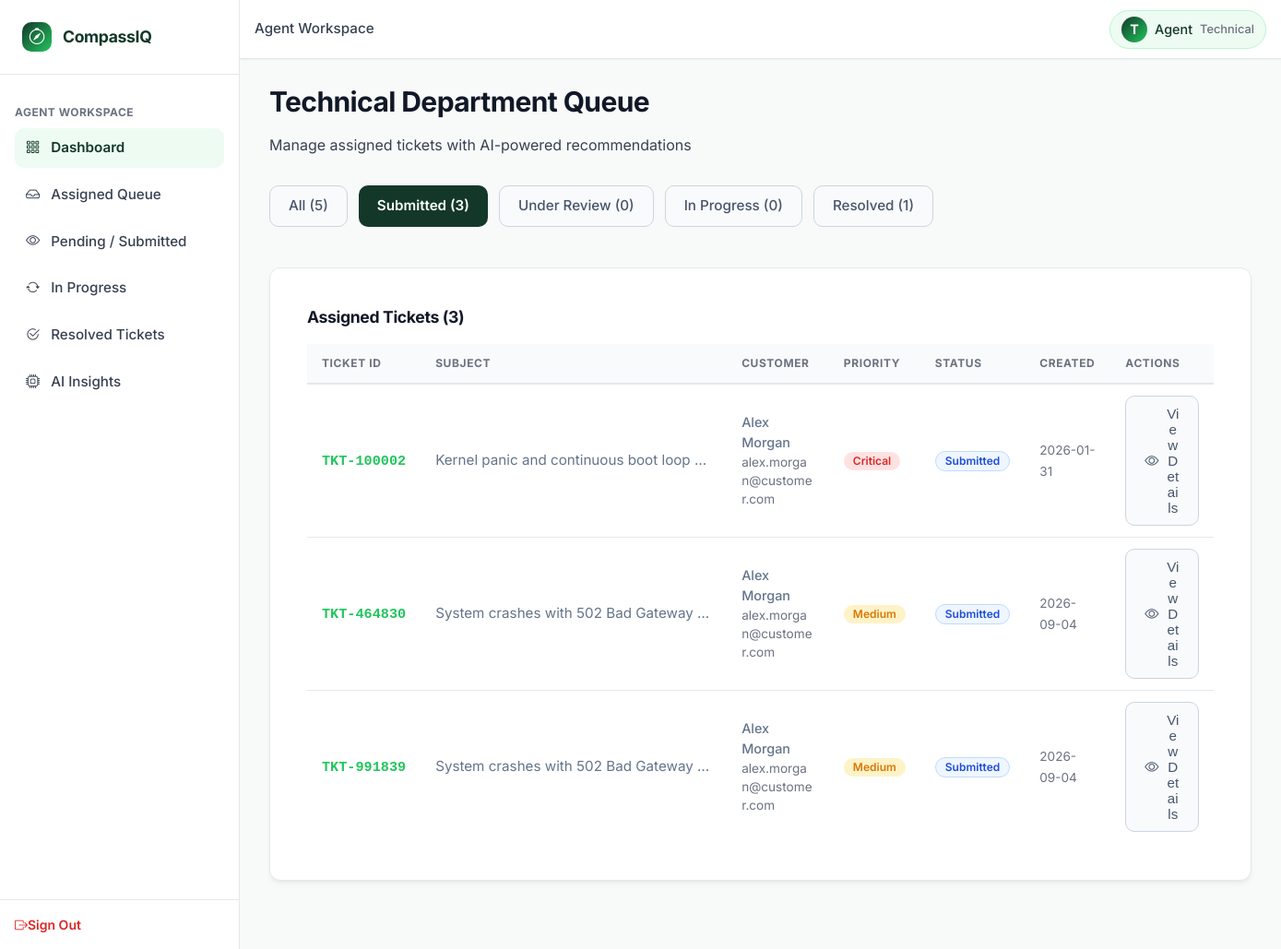
The page /agent/dashboard?status=Submitted (signed in) on the database its author committed.
### tables this page shows
CREATE TABLE users (
    user_id INTEGER PRIMARY KEY AUTOINCREMENT,
    full_name TEXT NOT NULL,
    email TEXT UNIQUE NOT NULL,
    password_hash TEXT NOT NULL,
    role TEXT NOT NULL DEFAULT 'customer' CHECK(role IN ('customer', 'agent', 'admin')),
    department TEXT DEFAULT 'None' CHECK(department IN ('Technical', 'Billing', 'Account', 'General Inquiry', 'None')),
    bill_no_product_id TEXT,
    account_status TEXT DEFAULT 'PENDING' CHECK(account_status IN ('PENDING', 'APPROVED', 'REJECTED', 'BANNED')),
    created_at DATETIME DEFAULT CURRENT_TIMESTAMP
);

CREATE TABLE tickets (
    ticket_id TEXT PRIMARY KEY,
    customer_id INTEGER NOT NULL,
    subject TEXT NOT NULL,
    description TEXT NOT NULL,
    predicted_category TEXT NOT NULL CHECK(predicted_category IN ('Technical', 'Billing', 'Account', 'General Inquiry', 'Fraud')),
    predicted_priority TEXT NOT NULL CHECK(predicted_priority IN ('Low', 'Medium', 'High', 'Critical')),
    assigned_department TEXT NOT NULL CHECK(assigned_department IN ('Technical', 'Billing', 'Account', 'General Inquiry', 'Admin_Fraud')),
    status TEXT DEFAULT 'Submitted' CHECK(status IN ('Submitted', 'Under Review', 'In Progress', 'Resolved', 'Closed')),
    assigned_agent_id INTEGER,
    resolution_notes TEXT,
    satisfaction_score INTEGER CHECK(satisfaction_score BETWEEN 1 AND 5),
    customer_feedback TEXT,
    created_at DATETIME DEFAULT CURRENT_TIMESTAMP,
    resolved_at DATETIME,
    CONSTRAINT fk_ticket_customer FOREIGN KEY (customer_id) REFERENCES users (user_id) ON DELETE CASCADE,
    CONSTRAINT fk_ticket_agent FOREIGN KEY (assigned_agent_id) REFERENCES users (user_id) ON DELETE SET NULL
);

### app.py (the view)
@app.route('/agent/dashboard')
@agent_required
def agent_dashboard():
    agent_dept = g.user['department']
    status_filter = request.args.get('status', 'all')
    sql = """
        SELECT t.*, u.full_name as customer_name, u.email as customer_email,
               a.full_name as agent_name
        FROM tickets t
        JOIN users u ON t.customer_id = u.user_id
        LEFT JOIN users a ON t.assigned_agent_id = a.user_id
        WHERE t.assigned_department = ?
    """
    params = [agent_dept]
    if status_filter != 'all':
        sql += " AND t.status = ?"
        params.append(status_filter)
    sql += " ORDER BY CASE t.predicted_priority WHEN 'Critical' THEN 1 WHEN 'High' THEN 2 WHEN 'Medium' THEN 3 WHEN 'Low' THEN 4 ELSE 5 END, t.created_at DESC"
    tickets = query_db(sql, tuple(params))
    counts = query_db(
        """SELECT
            COUNT(*) as total,
            SUM(status = 'Submitted') as count_submitted,
            SUM(status = 'Under Review') as count_under_review,
            SUM(status = 'In Progress') as count_in_progress,
            SUM(status = 'Resolved') as count_resolved
           FROM tickets
           WHERE assigned_department = ?""",
        (agent_dept,),
        one=True
    )
    return render_template(
        'department_dashboard.html',
        tickets=tickets,
        counts=counts or {},
        current_status=status_filter,
        department=agent_dept
    )

### templates/department_dashboard.html (shortened to what this page needs)
{% extends 'base.html' %}
{% block breadcrumb %}Agent Workspace{% endblock %}
{% block content %}
<div class="page-header">
    <h1 class="page-title">{{ department }} Department Queue</h1>
    <p class="page-subtitle">Manage assigned tickets with AI-powered recommendations</p>
</div>
<div class="queue-status-tabs" style="display: flex; gap: var(--spacing-md); margin-bottom: var(--spacing-2xl); overflow-x: auto; padding-bottom: var(--spacing-md);">
    <a href="{{ url_for('agent_dashboard', status='all') }}" class="btn {% if current_status == 'all' %}btn-primary{% else %}btn-secondary{% endif %}">
        All ({{ counts.total or 0 }})
    </a>
    <a href="{{ url_for('agent_dashboard', status='Submitted') }}" class="btn {% if current_status == 'Submitted' %}btn-primary{% else %}btn-secondary{% endif %}">
        Submitted ({{ counts.count_submitted or 0 }})
    </a>
    <a href="{{ url_for('agent_dashboard', status='Under Review') }}" class="btn {% if current_status == 'Under Review' %}btn-primary{% else %}btn-secondary{% endif %}">
        Under Review ({{ counts.count_under_review or 0 }})
    </a>
    <a href="{{ url_for('agent_dashboard', status='In Progress') }}" class="btn {% if current_status == 'In Progress' %}btn-primary{% else %}btn-secondary{% endif %}">
        In Progress ({{ counts.count_in_progress or 0 }})
    </a>
    <a href="{{ url_for('agent_dashboard', status='Resolved') }}" class="btn {% if current_status == 'Resolved' %}btn-primary{% else %}btn-secondary{% endif %}">
        Resolved ({{ counts.count_resolved or 0 }})
    </a>
</div>
<div id="department-ticket-table" class="card">
    <div style="padding: var(--spacing-lg);">
        <h3 style="margin: 0 0 var(--spacing-lg) 0; font-size: 1.1rem;">Assigned Tickets ({{ tickets|length }})</h3>
        {% if tickets|length == 0 %}
            <div style="padding: var(--spacing-3xl) var(--spacing-lg); text-align: center; color: var(--text-muted);">
                <i class="bi bi-inbox" style="font-size: 2rem; display: block; margin-bottom: var(--spacing-lg);"></i>
                <p>No tickets in this queue</p>
            </div>
        {% else %}
            <div class="table-responsive">
                <table class="enterprise-table">
                    <thead>
                        <tr>
                            <th>Ticket ID</th>
                            <th>Subject</th>
                            <th>Customer</th>
                            <th>Priority</th>
                            <th>Status</th>
                            <th>Created</th>
                            <th>Actions</th>
                        </tr>
                    </thead>
                    <tbody>
                        {% for ticket in tickets %}
                            <tr>
                                <td>
                                    <span class="no-wrap" style="font-family: 'Courier New', monospace; font-weight: var(--font-weight-bold); color: var(--accent-green);">{{ ticket.ticket_id }}</span>
                                </td>
                                <td>
                                    <div style="max-width: 300px; overflow: hidden; text-overflow: ellipsis; white-space: nowrap;">
                                        {{ ticket.subject }}
                                    </div>
                                </td>
                                <td>
                                    <div style="font-size: 0.9rem;">
                                        <div style="font-weight: 500;">{{ ticket.customer_name }}</div>
                                        <div style="color: var(--text-muted); font-size: 0.85rem;">{{ ticket.customer_email }}</div>
                                    </div>
                                </td>
                                <td>
                                    <span class="badge badge-priority-{{ ticket.predicted_priority }}">{{ ticket.predicted_priority }}</span>
                                </td>
                                <td>
                                    <span class="badge badge-status-{{ ticket.status|replace(' ', '') }}">{{ ticket.status }}</span>
                                </td>
                                <td>
                                    <span class="text-muted" style="font-size: 0.85rem;">{{ ticket.created_at[:10] if ticket.created_at else '' }}</span>
                                </td>
                                <td>
                                    <button type="button" class="btn btn-secondary btn-sm" onclick="openTicketModal('{{ ticket.ticket_id }}')">
                                        <i class="bi bi-eye"></i> View Details
                                    </button>
                                </td>
                            </tr>
                        {% endfor %}
                    </tbody>
                </table>
            </div>
        {% endif %}
    </div>
</div>
{% endblock %}

### templates/base.html (shortened to what this page needs)
<!DOCTYPE html>
<html lang="en">
<head>
    <link rel="stylesheet" href="https://cdn.jsdelivr.net/npm/bootstrap-icons@1.11.3/font/bootstrap-icons.min.css">
    <link rel="stylesheet" href="{{ url_for('static', filename='css/variables.css') }}">
    <link rel="stylesheet" href="{{ url_for('static', filename='css/components.css') }}">
    <link rel="stylesheet" href="{{ url_for('static', filename='css/style.css') }}">
</head>
<body>
    <div id="app">
        <aside class="sidebar" id="sidebar">
            <a href="{{ url_for('index') }}" class="sidebar-brand">
                <div class="sidebar-brand-icon">
                    <i class="bi bi-compass"></i>
                </div>
                <div class="sidebar-brand-text">CompassIQ</div>
            </a>
            <nav class="sidebar-nav">
                {% if g.user %}
                    {% if g.user.role == 'customer' %}
                        <div class="nav-section-title">Main</div>
                        <div class="nav-item">
                            <a href="{{ url_for('customer_dashboard') }}" class="nav-link {% if request.endpoint == 'customer_dashboard' %}active{% endif %}" data-nav-action="dashboard">
                                <i class="bi bi-grid-3x3-gap"></i>
                                <span>Dashboard</span>
                            </a>
                        </div>
                        <div class="nav-item">
                            <a href="{{ url_for('customer_dashboard') }}#customer-tickets-table" class="nav-link" data-nav-action="my-tickets">
                                <i class="bi bi-inbox"></i>
                                <span>My Tickets</span>
                            </a>
                        </div>
                        <div class="nav-item">
                            <a href="{{ url_for('customer_dashboard') }}#create-ticket-section" class="nav-link" data-nav-action="create-ticket">
                                <i class="bi bi-plus-circle"></i>
                                <span>Create Ticket</span>
                            </a>
                        </div>
                        <div class="nav-section-title mt-4">My Activity</div>
                        <div class="nav-item">
                            <a href="#" class="nav-link" data-nav-action="ticket-history">
                                <i class="bi bi-clock-history"></i>
                                <span>Ticket History</span>
                            </a>
                        </div>
                        <div class="nav-item">
                            <a href="#" class="nav-link" data-nav-action="profile">
                                <i class="bi bi-person-circle"></i>
                                <span>Profile</span>
                            </a>
                        </div>
                    {% elif g.user.role == 'agent' %}
                        <div class="nav-section-title">Agent Workspace</div>
                        <div class="nav-item">
                            <a href="{{ url_for('agent_dashboard') }}" class="nav-link {% if request.endpoint == 'agent_dashboard' %}active{% endif %}" data-nav-action="dashboard">
                                <i class="bi bi-grid-3x3-gap"></i>
                                <span>Dashboard</span>
                            </a>
                        </div>
                        <div class="nav-item">
                            <a href="{{ url_for('agent_dashboard') }}#department-ticket-table" class="nav-link" data-nav-action="assigned-queue">
                                <i class="bi bi-inbox"></i>
                                <span>Assigned Queue</span>
                            </a>
                        </div>
                        <div class="nav-item">
                            <a href="#" class="nav-link" data-nav-action="pending-submitted">
                                <i class="bi bi-eye"></i>
                                <span>Pending / Submitted</span>
                            </a>
                        </div>
                        <div class="nav-item">
                            <a href="#" class="nav-link" data-nav-action="in-progress">
                                <i class="bi bi-arrow-repeat"></i>
                                <span>In Progress</span>
                            </a>
                        </div>
                        <div class="nav-item">
                            <a href="#" class="nav-link" data-nav-action="resolved-tickets">
                                <i class="bi bi-check2-circle"></i>
                                <span>Resolved Tickets</span>
                            </a>
                        </div>
                        <div class="nav-item">
                            <a href="#" class="nav-link" data-nav-action="ai-insights">
                                <i class="bi bi-cpu"></i>
                                <span>AI Insights</span>
                            </a>
                        </div>
                    {% endif %}
                {% endif %}
            </nav>
            <div class="sidebar-footer">
                {% if g.user %}
                    <a href="{{ url_for('logout') }}" class="sign-out-link" data-nav-action="logout">
                        <i class="bi bi-box-arrow-right me-2"></i>Sign Out
                    </a>
                {% endif %}
            </div>
        </aside>
        <main class="main-content">
            <header class="header">
                <div class="header-left">
                    <div class="header-breadcrumb">
                        {% block breadcrumb %}Dashboard{% endblock %}
                    </div>
                </div>
                <div class="header-actions">
                    {% if g.user %}
                        <a href="#" class="user-profile-pill">
                            <div class="user-avatar">{{ g.user.full_name[0].upper() }}</div>
                            <span>{{ g.user.role|title }}</span>
                            {% if g.user.department and g.user.department != 'None' %}
                                <span style="font-size: 0.8rem; color: var(--text-muted);">{{ g.user.department }}</span>
                            {% endif %}
                        </a>
                    {% endif %}
                </div>
            </header>
            <div class="page-wrapper">
                {% block content %}{% endblock %}
            </div>
        </main>
    </div>
</body>
</html>

### rows shown on the page
users: user "T", user.role "Agent", user.department "Technical", department "Technical"
tickets: ticket_id "TKT-100002", subject "Kernel panic and continuous boot loop…", customer_name "Alex Morgan", customer_email "alex.morgan@customer.com", predicted_priority "Critical", status "Submitted", created_at "2026-01-31"
tickets: ticket_id "TKT-464830", subject "System crashes with 502 Bad Gateway…", customer_name "Alex Morgan", customer_email "alex.morgan@customer.com", predicted_priority "Medium", status "Submitted", created_at "2026-09-04"
tickets: ticket_id "TKT-991839", subject "System crashes with 502 Bad Gateway…", customer_name "Alex Morgan", customer_email "alex.morgan@customer.com", predicted_priority "Medium", status "Submitted", created_at "2026-09-04"

### other values the page prints
{{ counts.total or 0 }} "5"
{{ counts.count_submitted or 0 }} "3"
{{ counts.count_under_review or 0 }} "0"
{{ counts.count_in_progress or 0 }} "0"
{{ counts.count_resolved or 0 }} "1"
{{ tickets|length }} "3"
